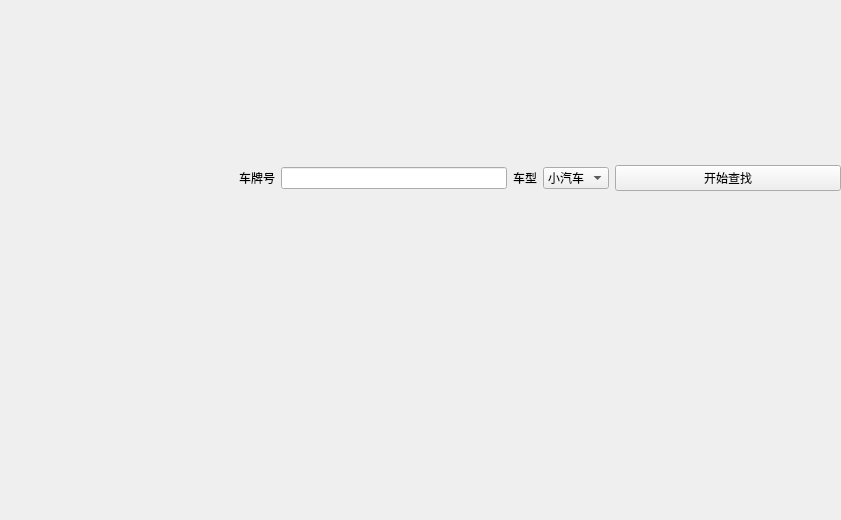
<?xml version="1.0" encoding="UTF-8"?>
<ui version="4.0">
 <class>queryWindow</class>
 <widget class="QWidget" name="queryWindow">
  <property name="geometry">
   <rect>
    <x>0</x>
    <y>0</y>
    <width>841</width>
    <height>520</height>
   </rect>
  </property>
  <property name="windowTitle">
   <string>Form</string>
  </property>
  <widget class="QWidget" name="gridLayoutWidget">
   <property name="geometry">
    <rect>
     <x>0</x>
     <y>0</y>
     <width>841</width>
     <height>521</height>
    </rect>
   </property>
   <layout class="QGridLayout" name="gridLayout">
    <item row="3" column="0">
     <spacer name="horizontalSpacer">
      <property name="orientation">
       <enum>Qt::Horizontal</enum>
      </property>
      <property name="sizeHint" stdset="0">
       <size>
        <width>40</width>
        <height>20</height>
       </size>
      </property>
     </spacer>
    </item>
    <item row="2" column="2">
     <widget class="QLabel" name="label">
      <property name="text">
       <string>车牌号</string>
      </property>
     </widget>
    </item>
    <item row="4" column="2">
     <widget class="QLabel" name="label_7">
      <property name="text">
       <string/>
      </property>
     </widget>
    </item>
    <item row="2" column="3">
     <widget class="QLineEdit" name="plate">
      <property name="text">
       <string/>
      </property>
     </widget>
    </item>
    <item row="3" column="1">
     <widget class="QLabel" name="label_6">
      <property name="text">
       <string/>
      </property>
     </widget>
    </item>
    <item row="0" column="2">
     <widget class="QLabel" name="label_5">
      <property name="text">
       <string/>
      </property>
     </widget>
    </item>
    <item row="2" column="4">
     <widget class="QLabel" name="label_2">
      <property name="text">
       <string>车型</string>
      </property>
     </widget>
    </item>
    <item row="2" column="7">
     <widget class="QPushButton" name="queryBtn">
      <property name="text">
       <string>开始查找</string>
      </property>
     </widget>
    </item>
    <item row="3" column="2">
     <widget class="QLabel" name="label_3">
      <property name="text">
       <string/>
      </property>
     </widget>
    </item>
    <item row="4" column="7">
     <spacer name="horizontalSpacer_2">
      <property name="orientation">
       <enum>Qt::Horizontal</enum>
      </property>
      <property name="sizeHint" stdset="0">
       <size>
        <width>40</width>
        <height>20</height>
       </size>
      </property>
     </spacer>
    </item>
    <item row="2" column="5">
     <widget class="QComboBox" name="size">
      <item>
       <property name="text">
        <string>小汽车</string>
       </property>
      </item>
      <item>
       <property name="text">
        <string>小卡</string>
       </property>
      </item>
      <item>
       <property name="text">
        <string>中卡</string>
       </property>
      </item>
      <item>
       <property name="text">
        <string>大卡</string>
       </property>
      </item>
     </widget>
    </item>
   </layout>
  </widget>
 </widget>
 <resources/>
 <connections/>
</ui>
